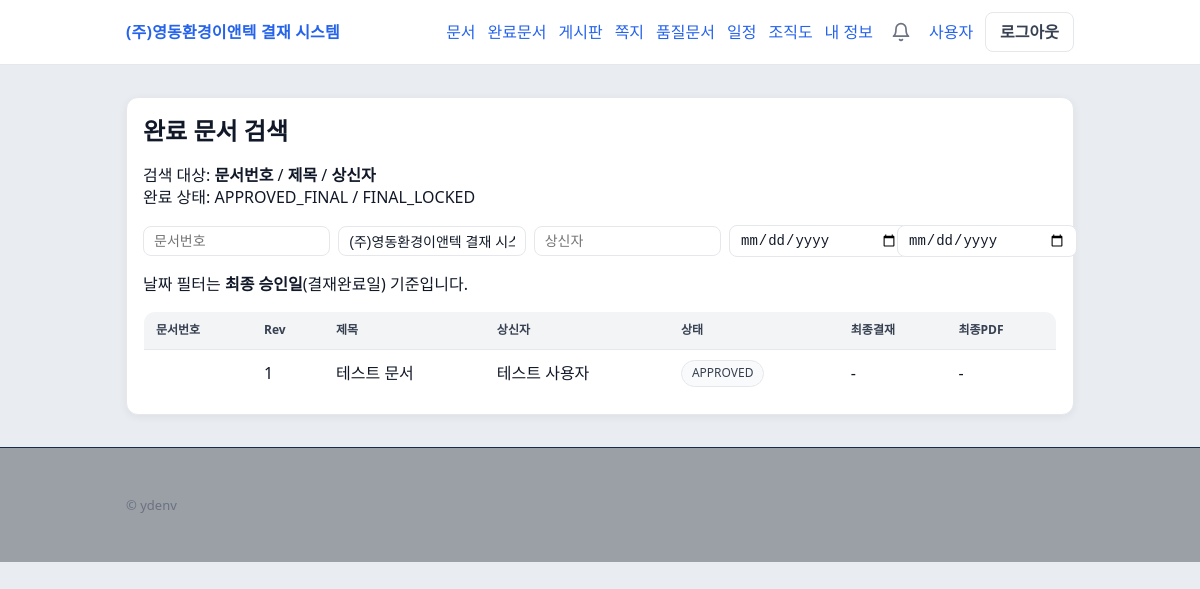
Page /completed (signed in) on the committed database.
### app/main.py (models this page shows)
class Document(Base):
    __tablename__ = "documents"
    id = Column(Integer, primary_key=True)
    title = Column(String(200), nullable=False)
    body = Column(Text, nullable=False, default="")
    creator_id = Column(Integer, ForeignKey("users.id"), nullable=False)
    mode = Column(String(20), nullable=False, default="SEQUENTIAL")
    doc_type = Column(String(20), nullable=False, default="GENERAL")
    doc_no = Column(String(30), nullable=False, default="")
    rev = Column(Integer, nullable=False, default=1)
    base_doc_id = Column(Integer, nullable=True)
    status = Column(String(20), nullable=False, default="DRAFT")
    is_deleted = Column(Boolean, nullable=False, default=False)
    leave_start = Column(String(10), nullable=False, default="")
    leave_end   = Column(String(10), nullable=False, default="")
    leave_kind  = Column(String(20), nullable=False, default="")
    leave_hours = Column(String(20), nullable=False, default="")
    overtime_date = Column(String(10), nullable=False, default="")
    overtime_start = Column(String(5), nullable=False, default="")
    overtime_end = Column(String(5), nullable=False, default="")
    overtime_reason = Column(String(100), nullable=False, default="")
    cert_type = Column(String(20), nullable=False, default="")
    cert_usage = Column(String(100), nullable=False, default="")
    expense_total = Column(Integer, nullable=False, default=0)
    created_at = Column(DateTime(timezone=True), nullable=False, default=now)
    updated_at = Column(DateTime(timezone=True), nullable=False, default=now, onupdate=now)
    creator = relationship("User", foreign_keys=[creator_id])
    approvers = relationship("Approver", back_populates="doc", cascade="all, delete-orphan")
    expense_items = relationship("ExpenseItem", back_populates="doc", cascade="all, delete-orphan")
    logs = relationship("EventLog", back_populates="doc", cascade="all, delete-orphan")
    attachments = relationship("Attachment", back_populates="doc", cascade="all, delete-orphan")

class User(Base):
    __tablename__ = "users"
    id = Column(Integer, primary_key=True)
    username = Column(String(80), unique=True, index=True, nullable=False)
    name = Column(String(120), nullable=False, default="")
    dept = Column(String(120), nullable=False, default="")
    grade = Column(String(120), nullable=False, default="")
    is_admin = Column(Boolean, nullable=False, default=False)
    is_active = Column(Boolean, nullable=False, default=True)
    delegate_id = Column(Integer, ForeignKey("users.id"), nullable=True)
    password_hash = Column(String(255), nullable=False)
    must_change_pw = Column(Boolean, nullable=False, default=True)
    created_at = Column(DateTime(timezone=True), nullable=False, default=now)

### app/main.py (the view)
@app.get("/completed", response_class=HTMLResponse)
def completed(request: Request, db: Session = Depends(get_db), user: User = Depends(get_current_user)):
    doc_no = request.query_params.get("doc_no", "").strip()
    title_q = request.query_params.get("title", "").strip()
    submitter = request.query_params.get("submitter", "").strip()
    start = request.query_params.get("start", "").strip()
    end = request.query_params.get("end", "").strip()
    docs_query = db.query(Document).filter(Document.status == "APPROVED")
    if doc_no:
        docs_query = docs_query.filter(Document.doc_no.contains(doc_no))
    if title_q:
        docs_query = docs_query.filter(Document.title.contains(title_q))
    if submitter:
        docs_query = docs_query.join(User, Document.creator_id == User.id).filter(User.name.contains(submitter))
    if start:
        try:
            start_dt = datetime.fromisoformat(start)
            docs_query = docs_query.filter(Document.created_at >= start_dt)
        except Exception:
            pass
    if end:
        try:
            end_dt = datetime.fromisoformat(end) + timedelta(days=1)
            docs_query = docs_query.filter(Document.created_at < end_dt)
        except Exception:
            pass
    docs = docs_query.order_by(Document.created_at.desc()).all()
    for d in docs:
        try:
            d.submitter = db.query(User).get(d.creator_id)
        except Exception:
            d.submitter = None
        try:
            fa = db.query(Approver).filter(Approver.doc_id == d.id, Approver.action == "APPROVED").order_by(Approver.acted_at.desc()).first()
            d.final_approver = db.query(User).get(fa.approver_id) if fa else None
        except Exception:
            d.final_approver = None
        fp = os.path.join(DATA_DIR, 'final', f"final_{d.id}.pdf")
        d.final_path = fp if os.path.isfile(fp) else None
    return templates.TemplateResponse("completed.html", {"request": request, "user": user, "docs": docs, "doc_no": doc_no, "title": title_q, "submitter": submitter, "start": start, "end": end})

### app/templates/completed.html (shortened to what this page needs)
{% extends "base.html" %}
{% block content %}
<div class="card">
  <h2>완료 문서 검색</h2>
  <p class="hint">
    검색 대상: <b>문서번호</b> / <b>제목</b> / <b>상신자</b><br>
    완료 상태: APPROVED_FINAL / FINAL_LOCKED
  </p>
  <form method="get" action="/completed" style="display:grid;grid-template-columns:1fr 1fr 1fr 160px 160px;gap:8px;align-items:center">
     <input name="doc_no" value="{{doc_no}}" placeholder="문서번호" class="input-sm">
     <input name="title" value="{{title}}" placeholder="제목" class="input-sm">
     <input name="submitter" value="{{submitter}}" placeholder="상신자" class="input-sm">
     <input type="date" name="start" value="{{start}}" class="input-sm">
     <input type="date" name="end" value="{{end}}" class="input-sm">
  </form>
  <p class="hint">날짜 필터는 <b>최종 승인일</b>(결재완료일) 기준입니다.</p>
  <table>
    <thead>
      <tr><th>문서번호</th><th>Rev</th><th>제목</th><th>상신자</th><th>상태</th><th>최종결재</th><th>최종PDF</th></tr>
    </thead>
    <tbody>
    {% for d in docs %}
      <tr>
        <td><a href="/doc/{{d.id}}">{{d.doc_no}}</a></td>
        <td>{{d.rev}}</td>
        <td>{{d.title}}</td>
        <td>{{d.submitter.name}}</td>
        <td><span class="badge">{{d.status}}</span></td>
        <td>{% if d.final_approver %}{{d.final_approver.name}}{% else %}-{% endif %}</td>
        <td>
          {% if d.final_path %}
            <a href="/doc/{{d.id}}/pdf" target="_blank">PDF 다운로드</a>
          {% else %}-{% endif %}
        </td>
      </tr>
    {% endfor %}
    </tbody>
  </table>
</div>
{% endblock %}

### app/static/style.css (style rules this page uses)
:root { --bg:#0b1220; --card:#0f1a2b; --card2:#101f34; --text:#e8eefc; --muted:#a7b4d6; --line:#1c2b45; --accent:#6aa3ff; --danger:#ff6a6a; --ok:#5fe3a1; }
* { box-sizing:border-box }
body { margin:0; font-family: ui-sans-serif, system-ui, -apple-system, Segoe UI, Roboto, "Noto Sans KR", "Apple SD Gothic Neo", sans-serif; background: radial-gradient(1200px 600px at 20% 0%, #13284a 0%, var(--bg) 55%, #070b13 100%); color:var(--text); }
.card { background: linear-gradient(180deg, rgba(255,255,255,.04), rgba(255,255,255,.02)); border:1px solid var(--line); border-radius:16px; padding:16px; box-shadow: 0 12px 30px rgba(0,0,0,.25); }
input, textarea, select { width:100%; padding:10px 12px; border-radius:12px; border:1px solid rgba(255,255,255,.12); background: rgba(0,0,0,.25); color: var(--text); outline:none; }
table { width:100%; border-collapse:collapse }
th,td { padding:10px 8px; border-bottom:1px solid var(--line); text-align:left }
th { font-size:12px; color:var(--muted); font-weight:700 }
.badge { display:inline-block;padding:3px 8px;border-radius:999px;background:#eef2ff;color:#334155;font-size:12px; }
.card { background:white;border:1px solid #eee;border-radius:16px;padding:16px;box-shadow:0 1px 3px rgba(0,0,0,.04); }

### app/templates/base.html (style rules this page uses)
:root { --bg:#e9edf2; --card:#ffffff; --text:#111827; --muted:#6b7280; --border:#e5e7eb; --primary:#2563eb; --primary-hover:#1d4ed8; --danger:#dc2626; --danger-hover:#b91c1c; --input:#ffffff; }
* { box-sizing:border-box }
body { margin:0; background:var(--bg); color:var(--text); font-family: system-ui, -apple-system, Segoe UI, Roboto, Apple SD Gothic Neo, "Noto Sans KR", sans-serif; line-height:1.4; }
.card { background:var(--card); border:1px solid var(--border); border-radius:12px; padding:16px; box-shadow: 0 2px 8px rgba(0,0,0,.06); }
h1,h2,h3 { margin:0 0 12px 0 }
input, select, textarea { width:100%; padding:10px 12px; border:1px solid var(--border); border-radius:10px; background:var(--input); color:var(--text); outline:none; }
table { width:100%; border-collapse:collapse; background:var(--card); border:1px solid var(--border); border-radius:12px; overflow:hidden; }
th,td { padding:10px 12px; border-bottom:1px solid var(--border); text-align:left; }
th { background:#f3f4f6; color:#374151; font-weight:700; }
tr:last-child td { border-bottom:none }
.badge { display:inline-flex; padding:4px 10px; border-radius:999px; font-size:12px; border:1px solid var(--border); background:#f9fafb; color:#374151; }
.input-sm, select.input-sm, input.input-sm { width: auto; min-width: 180px; padding: 6px 10px; border-radius: 8px; font-size: 14px; }

### rows in the picture
Document: rev "1", title "테스트 문서", submitter.name "테스트 사용자", status "APPROVED"
